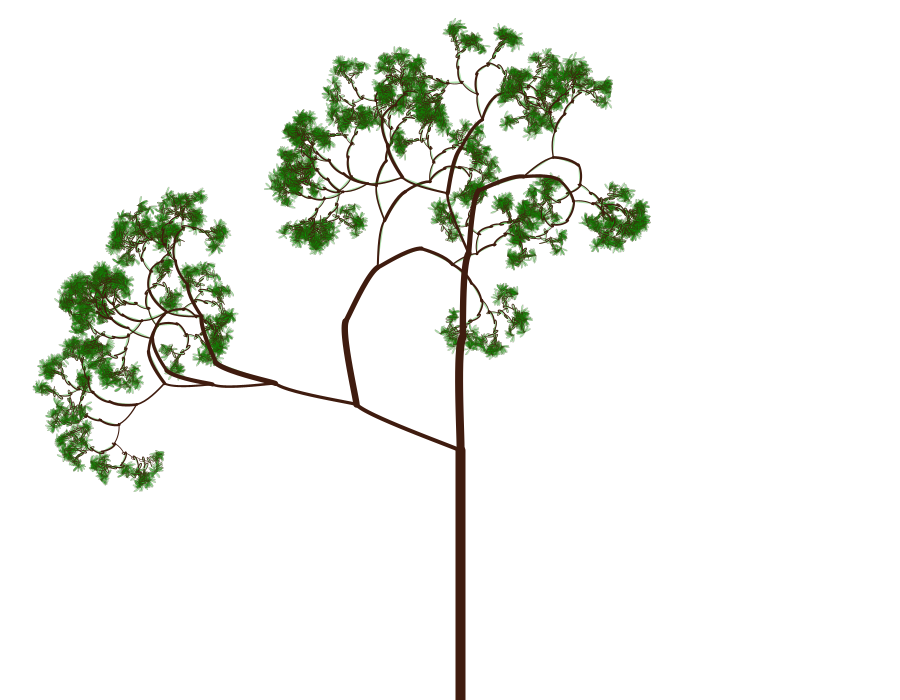
Frame 1 (no input)
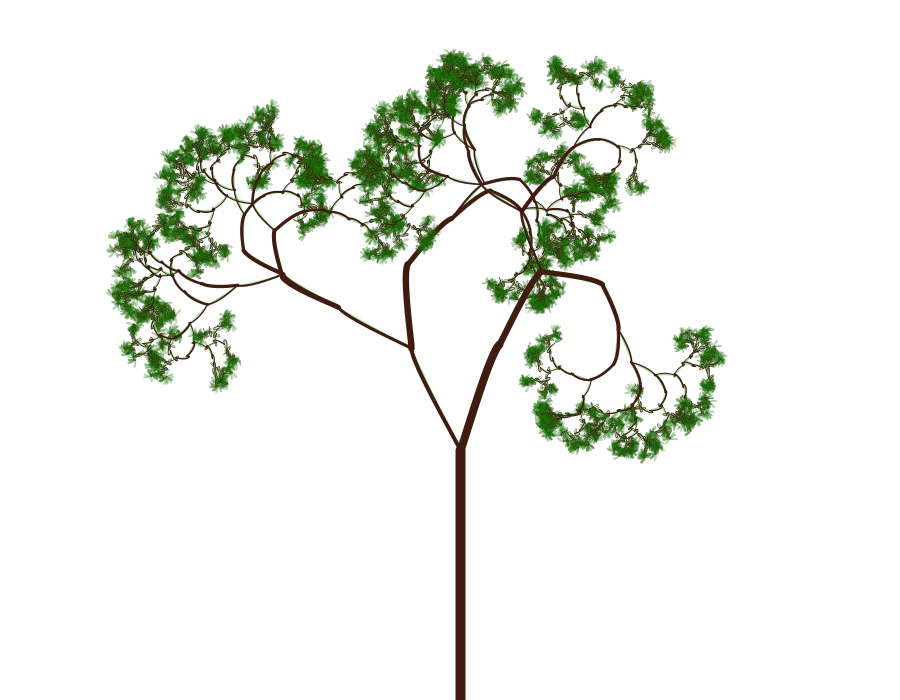
Frame 2 (the mouse pressed at the canvas centre, redrawn once)

The Processing sketch that drew these frames (run headless with seeded random() and noise(); the mouse was pressed at the canvas centre and the sketch redrawn once):

// Processing sketch: processing_98787
// ── processing_98787.pde

/*
Al dar click con cualquier botón del mouse hace un cambio de árbol
me dibuja siempre uno distinto ya que utilize valores de random
tanto para determinar el número de ramas como para determinar
el ángulo de abertura entre ellas.
*/
void setup(){
  smooth();
  size(900,700);
  noLoop();
}
 
void draw()
{
  background(255);
  translate(width /3,height);
  stroke(63,28,15);
  strokeWeight(10);
  line(160,160,160,-250);
  translate(160,-250);
  arbol(150,10);
}

void mouseReleased(){
  redraw(); 
}
 
void arbol(float ramas,float grosor){
  ramas *= .75;
  grosor *=0.8;
  float maxPintar=1;
  float maxPixel=random(.5);
  float rotar = random(.3);
  if(ramas>maxPixel){
  //Con esto hago lo de la coloración de las hojas  
  if (ramas<maxPintar)  {
    fill(0,163,0,80);
  }
    pushMatrix();
    strokeWeight(grosor*0.5);
    //Con la rotación hago lo del ángulo entre las ramas
    rotate(rotar-random(1.3));
    curve(-10+grosor,-50,0,0,0,-ramas,30+grosor,-75);
    translate(0,-ramas);
    arbol(ramas,grosor);
    popMatrix();
    
    pushMatrix();
    strokeWeight(grosor);
    rotate(-rotar+random(1.3));
    curve(-10+grosor,-50,0,0,0,-ramas,30+grosor,-75);
    translate(0,-ramas);
    arbol2(ramas,grosor);
    popMatrix();     
  }
}

void arbol2(float ramas,float grosor){
  ramas *= .75;
  grosor *=0.8;
  float maxPintar=1;
  float maxPixel=random(5);
  println(maxPixel);
  float rotar = random(.3);
  if(ramas>maxPixel){
  //Con esto hago lo de la coloración de las hojas  
  if (ramas<maxPintar)  {
    fill(0,163,0,80);
  }
    pushMatrix();
    strokeWeight(grosor);
    rotate(-rotar+random(1.3));
    curve(-10+grosor,-50,0,0,0,-ramas,30+grosor,-75);
    translate(0,-ramas);
    arbol(ramas,grosor);
    popMatrix();     
  }
}
